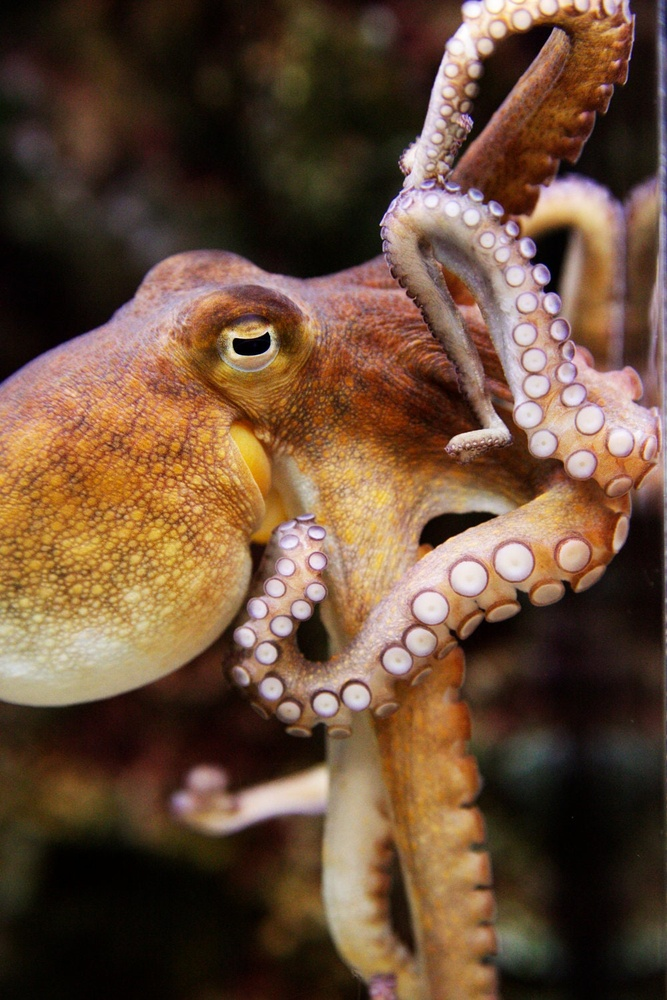
#> input picture exercises/4 fourier transform/octopus.jpg, 667 x 1000 px, shrunk from 1000 x 1500 before the run
$ python __main__.py
#> lines starting #> are read from the running program, lines starting #| are printed output that depends on the picture; long printed decimals are rounded
import cv2
import numpy as np
import matplotlib.pyplot as plt

def get_fft_image(image):
    f = np.fft.fft2(image)
    return np.fft.fftshift(f)

def get_magnitude_spectrum(fshift_image):
    return 20 * np.log(np.abs(fshift_image))

def crop_map(map, size, set):
    size = size // 2
    rows, cols = map.shape
    crow, ccol = rows//2, cols//2
    map[crow-size:crow+size+1, ccol-size:ccol+size+1] = set

def get_ifft_image(repr):
    rep = np.fft.ifftshift(repr)
    rep = np.fft.ifft2(rep)
    return np.real(rep)

def get_line(image):
    shifted_fft_image = get_fft_image(image)
    magnitude_spectrum = get_magnitude_spectrum(shifted_fft_image)

    cropped_map = shifted_fft_image.copy()
    crop_map(cropped_map, 30, 0)
    edge_detection = get_ifft_image(cropped_map)

    mask = np.zeros(image.shape, np.uint8)
    crop_map(mask, 30, 1)
    without_edges = shifted_fft_image.copy() * mask
    without_edges = get_ifft_image(without_edges)

    return magnitude_spectrum, edge_detection, without_edges

def plot_line(title, image, ms, ed, we):
    orig_t = [title + ' original', image]

    ms_t = [title + ' ms', ms]

    ed_t = [title + ' ed', ed]

    we_t = [title + ' we', we]
    return orig_t, ms_t, ed_t, we_t

line = 1

def plot_from_image(title, image):
    ms, ed, we = get_line(image)

    return plot_line(title, image, ms, ed, we)

IMGS = []

def add_image(title, image):
    IMGS.append([title, image])

def get_fft_mean_value(image):
    fft_image = get_fft_image(image)
    spectrum = get_magnitude_spectrum(fft_image)
    return np.mean(spectrum)

def plot_images():
    fig = plt.figure(figsize=(5,5))
    row_count = len(IMGS)
    for j, values in enumerate(IMGS):
        line = plot_from_image(values[0], values[1])
        for i, val in enumerate(line):
            fig.add_subplot(row_count, 4, j * 4 + i + 1)
            plt.title(val[0])
            plt.imshow(val[1])

    for title, img in IMGS:
        print(title, 'blur values', get_fft_mean_value(img))

    plt.show()

octopus_img = cv2.imread('octopus.jpg',0)
#> octopus_img: shape (1000, 667); min 0, max 255, mean 83.1
parrot_img = cv2.imread('parrot.jpg',0)
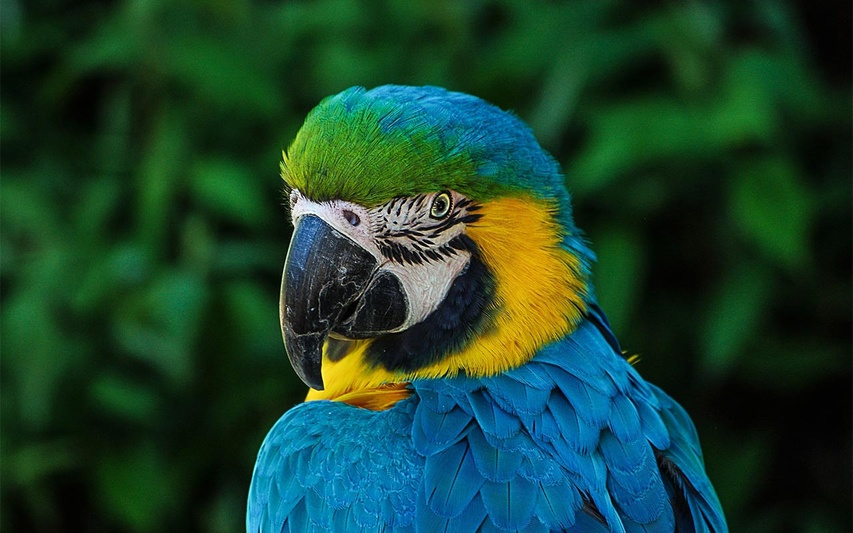
#> input picture exercises/4 fourier transform/parrot.jpg, 853 x 533 px, shrunk from 1280 x 800 before the run
#> parrot_img: shape (533, 853); min 0, max 255, mean 51.2
squid_img = cv2.imread('squid.jpg',0)
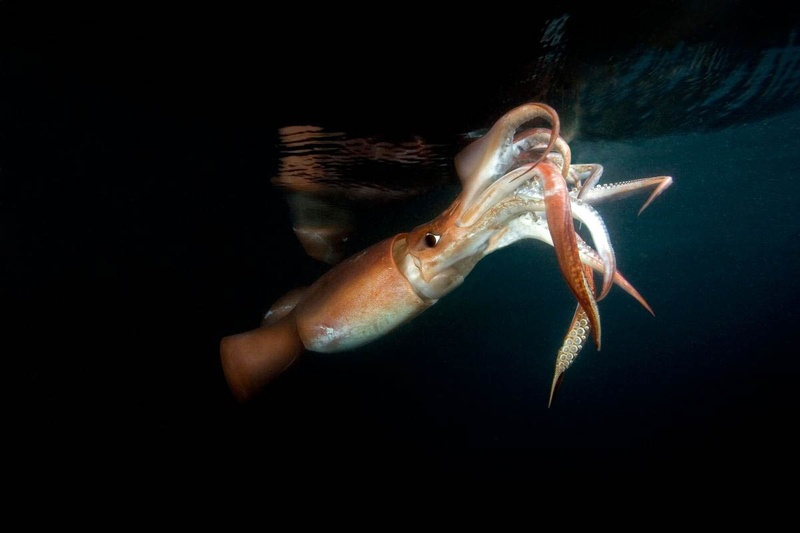
#> input picture exercises/4 fourier transform/squid.jpg, 800 x 533 px, shrunk from 1200 x 800 before the run
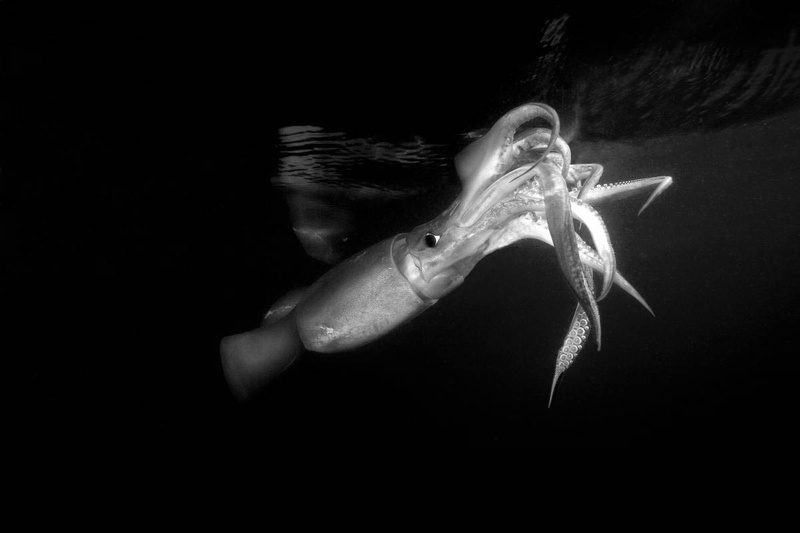
#> squid_img: shape (533, 800); min 0, max 255, mean 18.1

add_image('Octopus', octopus_img)
add_image('Parrot', parrot_img)
add_image('Squid', squid_img)

plot_images()
#> in plot_images, `row_count = len(IMGS)`: row_count = 3
#> the loop in plot_images, `for j, values in enumerate(IMGS):` made 3 passes
#> pass 1, in get_line, `magnitude_spectrum = get_magnitude_spectrum(shifted_fft_image)`:
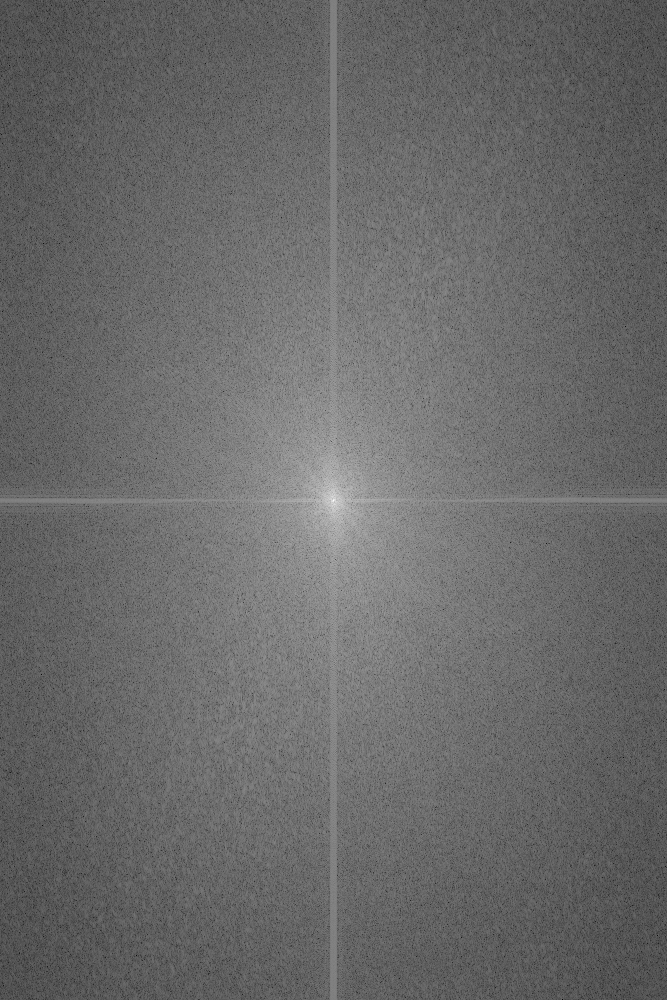
#> magnitude_spectrum: shape (1000, 667) float64; min 19.39, max 356.6, mean 159.1; drawn with min black and max white
#> pass 1, in get_line, `edge_detection = get_ifft_image(cropped_map)`:
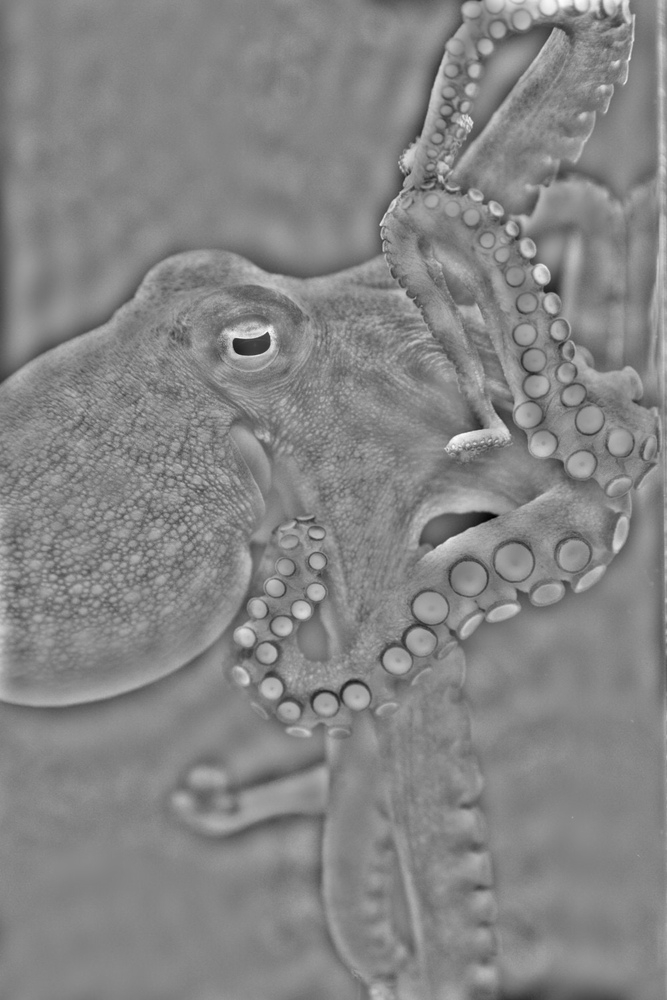
#> edge_detection: shape (1000, 667) float64; min -175.8, max 160.3, mean 0; drawn with min black and max white
#> pass 2, in get_line (call 2), `magnitude_spectrum = get_magnitude_spectrum(shifted_fft_image)`:
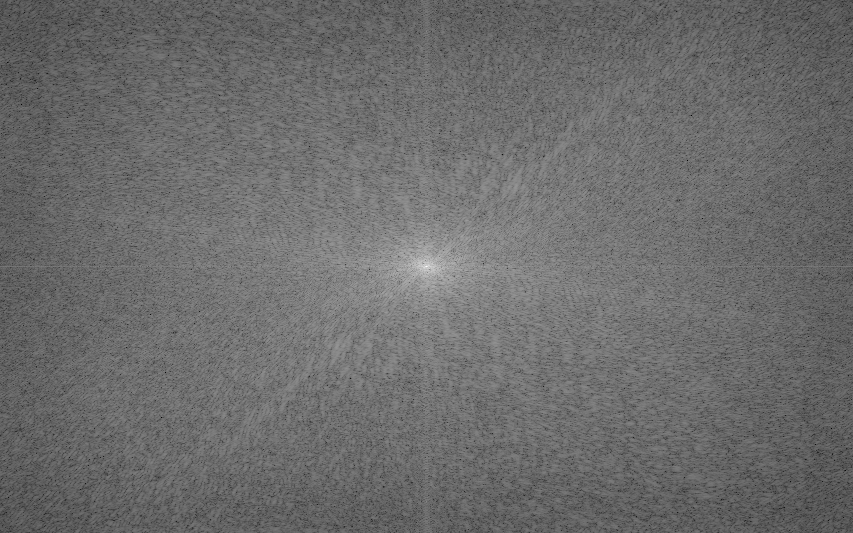
#> magnitude_spectrum: shape (533, 853) float64; min 41.33, max 339.3, mean 167.9; drawn with min black and max white
#> the loop in plot_images, `for title, img in IMGS:` made 3 passes
#> title on passes 1 to 3: 'Octopus', 'Parrot', 'Squid'
#| Octopus blur values 159.100
#| Parrot blur values 167.885
#| Squid blur values 147.763
#> in plot_images, `plt.show()`:
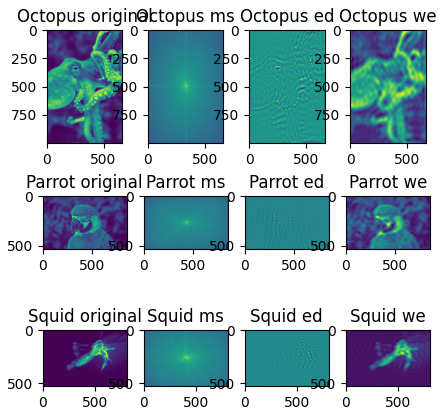
#> figure drawn by matplotlib, 12 panels

# cv2.waitKey()
